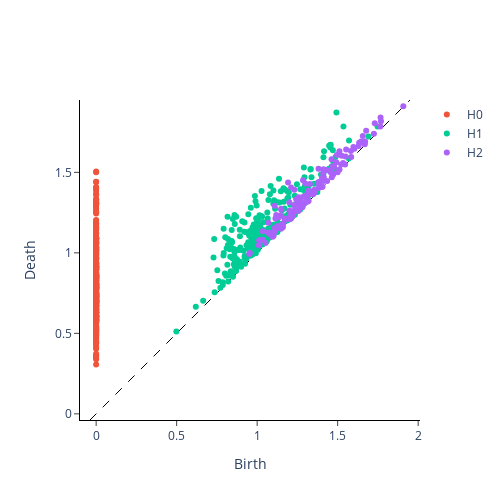

The code cell stored with this chart in its notebook:
### Code cell
x = emaSOI.dropna().index
y = [emaSOI[i] for i in x]

delay, dim = gtda.time_series.takens_embedding_optimal_parameters(y, 500, 50)
embedding = SingleTakensEmbedding(parameters_type="fixed", time_delay=delay, dimension=dim, stride=2)

y_embedded = embedding.fit_transform(y)
print(f"Shape of embedded time series: {y_embedded.shape}")

from gtda.homology import VietorisRipsPersistence

y_periodic_embedded = y_embedded[None, :, :]
# 0 - connected components, 1 - loops, 2 - voids
homology_dimensions = [0, 1, 2]

contaminantes_persistence = VietorisRipsPersistence(
    homology_dimensions=homology_dimensions, n_jobs=1
)
print("Persistence diagram for periodic signal")
contaminantes_persistence.fit_transform_plot(y_periodic_embedded)

### Figure 1 — Plotly figure (JSON) as saved in the notebook; plotly's stock layout.template omitted (floating-point values rounded to 4 significant figures; data arrays with more than 128 entries replaced by an {"elided": "..."} marker saying what was removed)
{"data": [{"hoverinfo": "none", "line": {"color": "black", "dash": "dash", "width": 1}, "mode": "lines", "showlegend": false, "type": "scatter", "x": [-0.03822, 1.949], "y": [-0.03822, 1.949]}, {"hoverinfo": "text", "hovertext": {"elided": "403 str values"}, "mode": "markers", "name": "H0", "type": "scatter", "x": {"elided": "403 int values"}, "y": {"elided": "403 float values"}}, {"hoverinfo": "text", "hovertext": {"elided": "253 str values"}, "mode": "markers", "name": "H1", "type": "scatter", "x": {"elided": "253 float values"}, "y": {"elided": "253 float values"}}, {"hoverinfo": "text", "hovertext": {"elided": "144 str values"}, "mode": "markers", "name": "H2", "type": "scatter", "x": {"elided": "144 float values"}, "y": {"elided": "144 float values"}}], "layout": {"height": 500, "plot_bgcolor": "white", "width": 500, "xaxis": {"autorange": false, "exponentformat": "e", "linecolor": "black", "linewidth": 1, "mirror": false, "range": [-0.03822, 1.949], "showexponent": "all", "showline": true, "side": "bottom", "ticks": "outside", "title": {"text": "Birth"}, "type": "linear", "zeroline": true}, "yaxis": {"autorange": false, "exponentformat": "e", "linecolor": "black", "linewidth": 1, "mirror": false, "range": [-0.03822, 1.949], "scaleanchor": "x", "scaleratio": 1, "showexponent": "all", "showline": true, "side": "left", "ticks": "outside", "title": {"text": "Death"}, "type": "linear", "zeroline": true}}}
